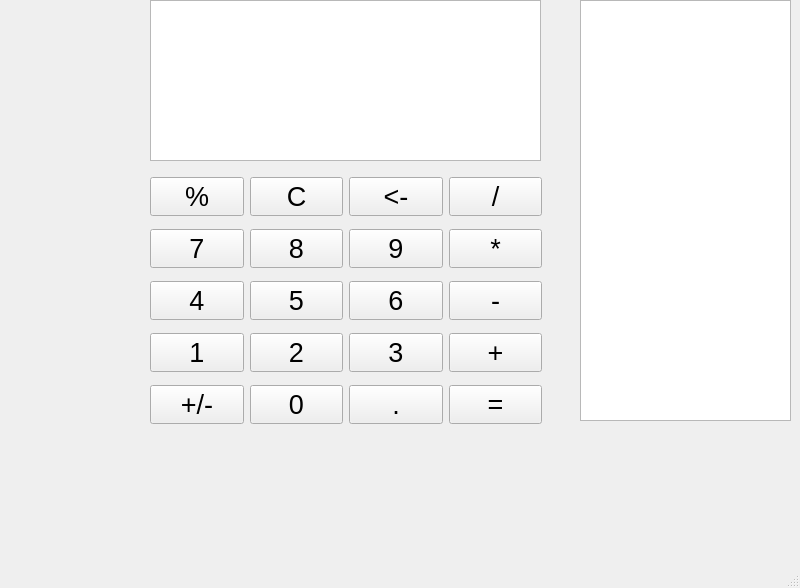
<?xml version="1.0" encoding="UTF-8"?>
<ui version="4.0">
 <class>mainWindow</class>
 <widget class="QMainWindow" name="mainWindow">
  <property name="geometry">
   <rect>
    <x>0</x>
    <y>0</y>
    <width>800</width>
    <height>588</height>
   </rect>
  </property>
  <property name="windowTitle">
   <string>Kimhapool Calculator 1.0</string>
  </property>
  <property name="windowIcon">
   <iconset>
    <normaloff>캡처.png</normaloff>캡처.png</iconset>
  </property>
  <widget class="QWidget" name="centralwidget">
   <widget class="QTextEdit" name="textEdit">
    <property name="geometry">
     <rect>
      <x>150</x>
      <y>0</y>
      <width>391</width>
      <height>161</height>
     </rect>
    </property>
    <property name="font">
     <font>
      <pointsize>25</pointsize>
     </font>
    </property>
    <property name="html">
     <string>&lt;!DOCTYPE HTML PUBLIC &quot;-//W3C//DTD HTML 4.0//EN&quot; &quot;http://www.w3.org/TR/REC-html40/strict.dtd&quot;&gt;
&lt;html&gt;&lt;head&gt;&lt;meta name=&quot;qrichtext&quot; content=&quot;1&quot; /&gt;&lt;style type=&quot;text/css&quot;&gt;
p, li { white-space: pre-wrap; }
&lt;/style&gt;&lt;/head&gt;&lt;body style=&quot; font-family:'Gulim'; font-size:25pt; font-weight:400; font-style:normal;&quot;&gt;
&lt;p align=&quot;center&quot; style=&quot;-qt-paragraph-type:empty; margin-top:0px; margin-bottom:0px; margin-left:0px; margin-right:0px; -qt-block-indent:0; text-indent:0px; font-size:9pt;&quot;&gt;&lt;br /&gt;&lt;/p&gt;
&lt;p align=&quot;center&quot; style=&quot;-qt-paragraph-type:empty; margin-top:0px; margin-bottom:0px; margin-left:0px; margin-right:0px; -qt-block-indent:0; text-indent:0px; font-size:9pt;&quot;&gt;&lt;br /&gt;&lt;/p&gt;&lt;/body&gt;&lt;/html&gt;</string>
    </property>
   </widget>
   <widget class="QWidget" name="gridLayoutWidget">
    <property name="geometry">
     <rect>
      <x>150</x>
      <y>170</y>
      <width>392</width>
      <height>261</height>
     </rect>
    </property>
    <layout class="QGridLayout" name="gridLayout">
     <item row="2" column="2">
      <widget class="QPushButton" name="pushButton_6">
       <property name="font">
        <font>
         <pointsize>20</pointsize>
        </font>
       </property>
       <property name="text">
        <string>6</string>
       </property>
      </widget>
     </item>
     <item row="3" column="2">
      <widget class="QPushButton" name="pushButton_3">
       <property name="font">
        <font>
         <pointsize>20</pointsize>
        </font>
       </property>
       <property name="text">
        <string>3</string>
       </property>
      </widget>
     </item>
     <item row="4" column="3">
      <widget class="QPushButton" name="pushButton_e">
       <property name="font">
        <font>
         <pointsize>20</pointsize>
        </font>
       </property>
       <property name="text">
        <string>=</string>
       </property>
      </widget>
     </item>
     <item row="2" column="3">
      <widget class="QPushButton" name="pushButton_m">
       <property name="font">
        <font>
         <pointsize>20</pointsize>
        </font>
       </property>
       <property name="text">
        <string>-</string>
       </property>
      </widget>
     </item>
     <item row="4" column="0">
      <widget class="QPushButton" name="pushButton_3o">
       <property name="font">
        <font>
         <pointsize>20</pointsize>
        </font>
       </property>
       <property name="text">
        <string>+/-</string>
       </property>
      </widget>
     </item>
     <item row="4" column="1">
      <widget class="QPushButton" name="pushButton_0">
       <property name="font">
        <font>
         <pointsize>20</pointsize>
        </font>
       </property>
       <property name="text">
        <string>0</string>
       </property>
      </widget>
     </item>
     <item row="1" column="2">
      <widget class="QPushButton" name="pushButton_9">
       <property name="font">
        <font>
         <pointsize>20</pointsize>
        </font>
       </property>
       <property name="text">
        <string>9</string>
       </property>
      </widget>
     </item>
     <item row="4" column="2">
      <widget class="QPushButton" name="pushButton_o">
       <property name="font">
        <font>
         <pointsize>20</pointsize>
        </font>
       </property>
       <property name="text">
        <string>.</string>
       </property>
      </widget>
     </item>
     <item row="1" column="1">
      <widget class="QPushButton" name="pushButton_8">
       <property name="font">
        <font>
         <pointsize>20</pointsize>
        </font>
       </property>
       <property name="text">
        <string>8</string>
       </property>
      </widget>
     </item>
     <item row="3" column="0">
      <widget class="QPushButton" name="pushButton_1">
       <property name="font">
        <font>
         <pointsize>20</pointsize>
        </font>
       </property>
       <property name="text">
        <string>1</string>
       </property>
      </widget>
     </item>
     <item row="3" column="3">
      <widget class="QPushButton" name="pushButton_p">
       <property name="font">
        <font>
         <pointsize>20</pointsize>
        </font>
       </property>
       <property name="text">
        <string>+</string>
       </property>
      </widget>
     </item>
     <item row="2" column="1">
      <widget class="QPushButton" name="pushButton_5">
       <property name="font">
        <font>
         <pointsize>20</pointsize>
        </font>
       </property>
       <property name="text">
        <string>5</string>
       </property>
      </widget>
     </item>
     <item row="1" column="0">
      <widget class="QPushButton" name="pushButton_7">
       <property name="font">
        <font>
         <pointsize>20</pointsize>
        </font>
       </property>
       <property name="text">
        <string>7</string>
       </property>
      </widget>
     </item>
     <item row="2" column="0">
      <widget class="QPushButton" name="pushButton_4">
       <property name="font">
        <font>
         <pointsize>20</pointsize>
        </font>
       </property>
       <property name="text">
        <string>4</string>
       </property>
      </widget>
     </item>
     <item row="3" column="1">
      <widget class="QPushButton" name="pushButton_2">
       <property name="font">
        <font>
         <pointsize>20</pointsize>
        </font>
       </property>
       <property name="text">
        <string>2</string>
       </property>
      </widget>
     </item>
     <item row="1" column="3">
      <widget class="QPushButton" name="pushButton_t">
       <property name="font">
        <font>
         <pointsize>20</pointsize>
        </font>
       </property>
       <property name="text">
        <string>*</string>
       </property>
      </widget>
     </item>
     <item row="0" column="0">
      <widget class="QPushButton" name="pushButton_p_p">
       <property name="font">
        <font>
         <pointsize>20</pointsize>
        </font>
       </property>
       <property name="text">
        <string>%</string>
       </property>
      </widget>
     </item>
     <item row="0" column="1">
      <widget class="QPushButton" name="pushButton_d">
       <property name="font">
        <font>
         <pointsize>20</pointsize>
        </font>
       </property>
       <property name="text">
        <string>C</string>
       </property>
      </widget>
     </item>
     <item row="0" column="2">
      <widget class="QPushButton" name="pushButton_b">
       <property name="font">
        <font>
         <pointsize>20</pointsize>
        </font>
       </property>
       <property name="text">
        <string>&lt;-</string>
       </property>
      </widget>
     </item>
     <item row="0" column="3">
      <widget class="QPushButton" name="pushButton_nu">
       <property name="font">
        <font>
         <pointsize>20</pointsize>
        </font>
       </property>
       <property name="text">
        <string>/</string>
       </property>
      </widget>
     </item>
    </layout>
   </widget>
   <widget class="QListWidget" name="listWidget">
    <property name="geometry">
     <rect>
      <x>580</x>
      <y>0</y>
      <width>211</width>
      <height>421</height>
     </rect>
    </property>
    <property name="font">
     <font>
      <family>굴림</family>
      <pointsize>25</pointsize>
     </font>
    </property>
   </widget>
  </widget>
  <widget class="QMenuBar" name="menubar">
   <property name="geometry">
    <rect>
     <x>0</x>
     <y>0</y>
     <width>800</width>
     <height>26</height>
    </rect>
   </property>
  </widget>
  <widget class="QStatusBar" name="statusbar"/>
 </widget>
 <resources/>
 <connections/>
</ui>
